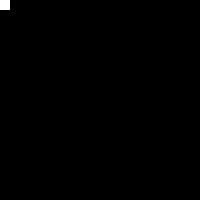
Frame 1 (no input)
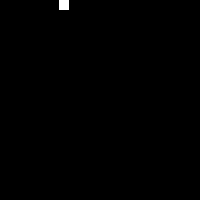
Frame 60 (the mouse pressed at the canvas centre just before this capture)
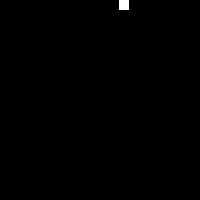
Frame 120 (the mouse held since frame 60 and released just before this capture)

The Processing sketch that drew these frames (run headless with seeded random() and noise(); from frame 60 on, the mouse is pressed at the canvas centre):

// Processing sketch: John_Finley_Racetrack
// ── John_Finley_Racetrack.pde
// John Finley
// jpfinley@gmail.com
// Racetrack

int boxSize = 10;
int xPos = 0;
int yPos = 0;

void setup(){
  size(200, 200);
  noStroke();
  frameRate(300);
}

void draw(){
  if((width-boxSize) > xPos && (yPos == 0)){
    background(0);
    rect(xPos, yPos, boxSize, boxSize);
    xPos++;
  }
  else if((height-boxSize) >= yPos && (xPos == width-boxSize)){
    background(0);
    rect(xPos, yPos, boxSize, boxSize);
    yPos++;
  }
  else if( xPos > 0){
    background(0);
    rect(xPos, yPos, boxSize, boxSize);
    xPos--;
  }
  else{
    background(0);
    rect(xPos, yPos, boxSize, boxSize);
    yPos--;
  }
}
